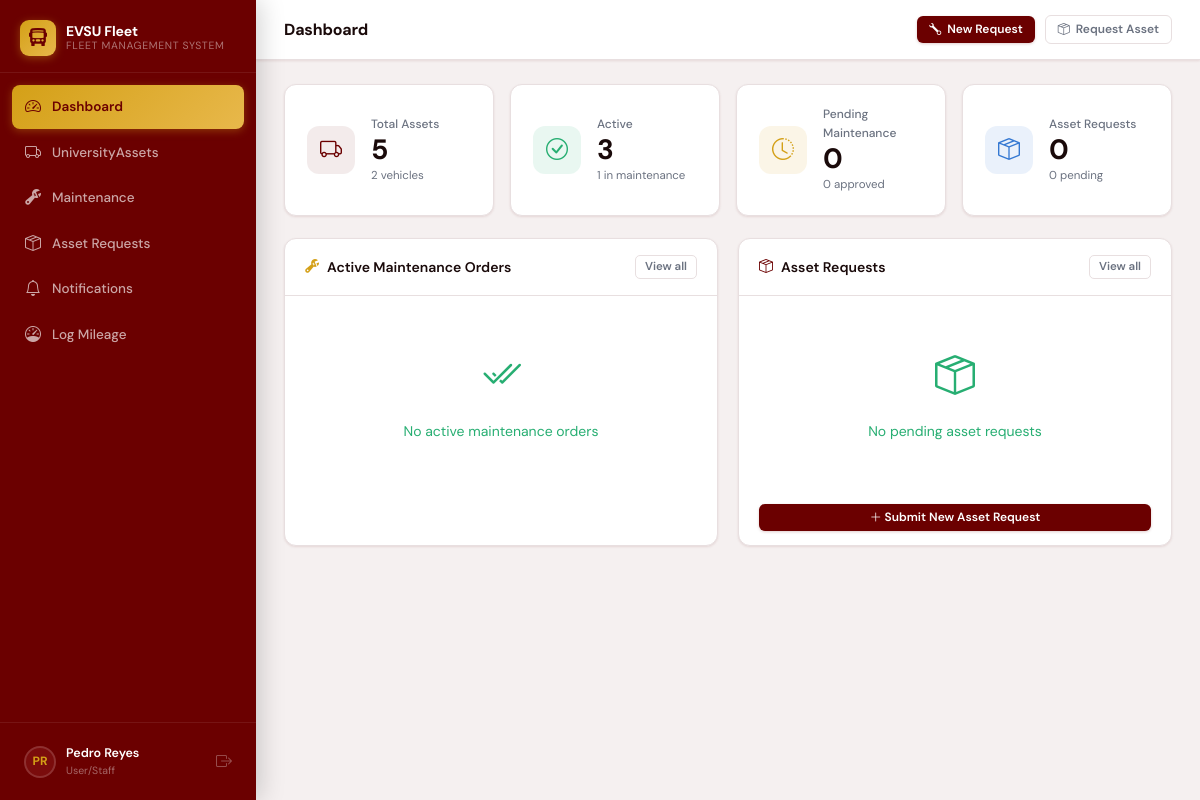
Page /dashboard/ (signed in) on the earlier database version.
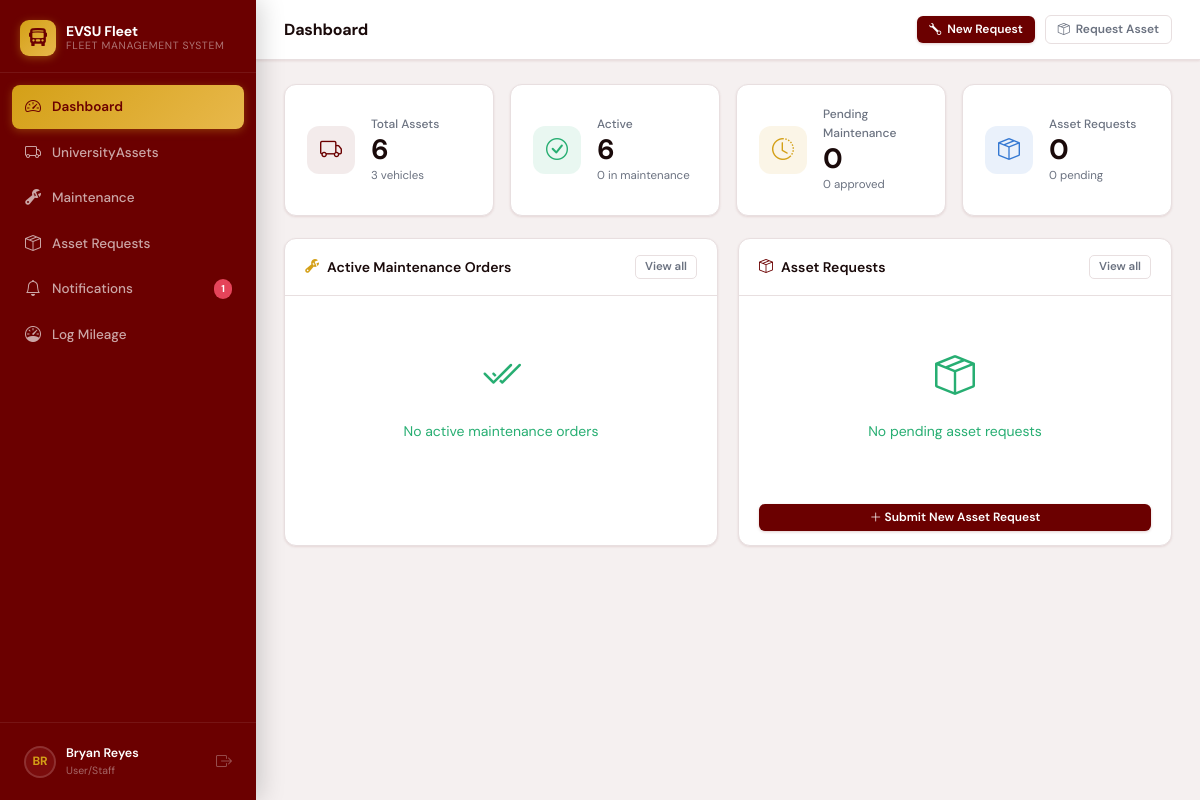
Same page on the later database version.
### accounts/models.py (models this page shows, shortened)
class User(AbstractUser):
    STAFF       = 'staff'
    AUDITOR     = 'auditor'
    MANAGER     = 'manager'
    MAINTENANCE = 'maintenance'
    ROLE_CHOICES = [
        (STAFF,       'User/Staff'),
        (AUDITOR,     'Auditor '),
        (MANAGER,     'Manager'),
        (MAINTENANCE, 'Maintenance Technician'),
    ]
    role = models.CharField(max_length=20, choices=ROLE_CHOICES, default=STAFF)
    profile_picture = models.ImageField(
        upload_to='profile_pictures/',
        null=True, blank=True,
        help_text='Profile photo'
    )
    department = models.CharField(
        max_length=20,
        choices=DEPARTMENT_CHOICES,
        blank=True,
        help_text='Department this user belongs to (required for Staff role)',
    )
    phone = models.CharField(max_length=30, blank=True)
    license_number = models.CharField(max_length=50, blank=True, help_text='Driver license #')
    class Meta:
        verbose_name = 'User'
        ordering = ['last_name', 'first_name']
    @property
    def is_manager(self):
        return self.role == self.MANAGER
    @property
    def is_auditor(self):
        return self.role == self.AUDITOR
    @property
    def is_staff_role(self):
        return self.role == self.STAFF
    @property
    def is_maintenance(self):
        return self.role == self.MAINTENANCE
    @property
    def can_see_financials(self):
        return self.role == self.MANAGER

### assets/views.py (the view, shortened to what this page needs)
# urls.py: path('dashboard/',                    views.dashboard,              name='dashboard'),
@login_required
def dashboard(request):
    today = timezone.now().date()
    user  = request.user
    if user.is_maintenance:
        return redirect('maintenance_portal')
    assets_qs = Asset.objects.all()
    mr_qs     = MaintenanceRequest.objects.select_related('asset', 'submitted_by')
    if user.is_staff_role:
        mr_qs = mr_qs.filter(submitted_by=user)
    active_statuses = [
        MaintenanceStatus.PENDING,
        MaintenanceStatus.APPROVED,
        MaintenanceStatus.IN_PROGRESS,
    ]
    active_requests = (
        mr_qs
        .filter(status__in=active_statuses)
        .annotate(priority_rank=PRIORITY_RANK)
        .order_by('priority_rank', '-created_at')[:5]
    )
    context = {
        'total_assets':   assets_qs.count(),
        'total_vehicles': assets_qs.filter(asset_type=AssetType.VEHICLE).count(),
        'active_assets':  assets_qs.filter(status=AssetStatus.AVAILABLE).count(),
        'in_maintenance': assets_qs.filter(status=AssetStatus.MAINTENANCE).count(),
        'pending_requests':  mr_qs.filter(status=MaintenanceStatus.PENDING).count(),
        'approved_requests': mr_qs.filter(status=MaintenanceStatus.APPROVED).count(),
        'active_requests':   active_requests,
        'today': today,
    }
    if user.is_staff_role:
        my_qs = AssetRequest.objects.filter(requested_by=user)
        my_pending = my_qs.filter(status=AssetRequestStatus.PENDING).order_by('created_at')
        context['total_asset_requests'] = my_pending.count()
        context['pending_asset_requests_count'] = my_pending.count()
        context['approved_asset_requests_count'] = my_qs.filter(status=AssetRequestStatus.APPROVED).count()
        context['rejected_asset_requests_count'] = my_qs.filter(status=AssetRequestStatus.REJECTED).count()
        context['pending_asset_requests_list'] = my_pending[:5]
    context.setdefault('rejected_asset_requests_count', 0)
    context.setdefault('total_asset_requests', 0)
    context.setdefault('pending_asset_requests_count', 0)
    context.setdefault('approved_asset_requests_count', 0)
    return render(request, 'assets/dashboard.html', context)

### assets/context_processors.py (called while the page is built)
def pending_asset_requests(request):
    if request.user.is_authenticated and hasattr(request.user, 'is_manager') and request.user.is_manager:
        return {'pending_nav_count': AssetRequest.objects.filter(status=AssetRequestStatus.PENDING).count()}
    return {'pending_nav_count': 0}

def maintenance_unread_notifications(request):
    if request.user.is_authenticated:
        count = MaintenanceNotification.objects.filter(recipient=request.user, is_read=False).count()
        return {'maintenance_notif_count': count}
    return {'maintenance_notif_count': 0}

def asset_request_unread_notifications(request):
    if request.user.is_authenticated and hasattr(request.user, 'is_staff_role') and request.user.is_staff_role:
        count = AssetRequestNotification.objects.filter(recipient=request.user, is_read=False).count()
        return {'asset_request_notif_count': count}
    return {'asset_request_notif_count': 0}

### templates/assets/dashboard.html (shortened to what the changed rows need)
{% extends "base.html" %}
{% load humanize %}
{% block page_title %}Dashboard{% endblock %}
{% block content %}
<div class="grid-4" style="margin-bottom:22px">
  <div class="stat-card">
    <div>
      <div class="stat-label">Total Assets</div>
      <div class="stat-value">{{ total_assets }}</div>
      <div class="stat-sub">{{ total_vehicles }} vehicles</div>
    </div>
  </div>
  <div class="stat-card">
    <div>
      <div class="stat-label">Active</div>
      <div class="stat-value">{{ active_assets }}</div>
      <div class="stat-sub">{{ in_maintenance }} in maintenance</div>
    </div>
  </div>
</div>
{% endblock %}

### templates/base.html (shortened to what this page needs)
<!DOCTYPE html>
<html lang="en">
<head>
  <link href="https://cdn.jsdelivr.net/npm/bootstrap-icons@1.11.3/font/bootstrap-icons.min.css" rel="stylesheet">
</head>
<body>
{% block body %}
<aside class="sidebar">
  <div class="sidebar-brand">
    <div class="brand-icon"><i class="bi bi-bus-front-fill"></i></div>
    <div class="brand-text">
      <div class="brand-name">EVSU Fleet</div>
      <div class="brand-sub">Fleet Management System</div>
    </div>
  </div>
  <nav class="sidebar-nav">
    {% if user.is_maintenance %}
    <a class="nav-link {% block nav_portal %}{% endblock %}" href="{% url 'maintenance_portal' %}">
      <i class="bi bi-house-gear"></i> My Portal
    </a>
    <a class="nav-link {% block nav_notifs %}{% endblock %}" href="{% url 'maintenance_notifications' %}">
      <i class="bi bi-bell"></i> Notifications
      {% if maintenance_notif_count %}
      <span class="nav-badge">{{ maintenance_notif_count }}</span>
      {% endif %}
    </a>
    <hr class="sidebar-divider">
    <a class="nav-link {% block nav_maintenance_tech %}{% endblock %}" href="{% url 'maintenance_list' %}">
      <i class="bi bi-wrench-adjustable"></i> All Work Orders
    </a>
    <a class="nav-link {% block nav_assets_tech %}{% endblock %}" href="{% url 'asset_list' %}">
      <i class="bi bi-truck"></i> Fleet Assets
    </a>
    {% else %}
    <a class="nav-link {% block nav_dashboard %}{% endblock %}" href="{% url 'dashboard' %}">
      <i class="bi bi-speedometer2"></i> Dashboard
    </a>
    <a class="nav-link {% block nav_assets %}{% endblock %}" href="{% url 'asset_list' %}">
      <i class="bi bi-truck"></i> UniversityAssets
    </a>
    <a class="nav-link {% block nav_maintenance %}{% endblock %}" href="{% url 'maintenance_list' %}">
      <i class="bi bi-wrench-adjustable"></i> Maintenance
    </a>
    <a class="nav-link {% block nav_asset_requests %}{% endblock %}" href="{% url 'asset_request_list' %}">
      <i class="bi bi-box-seam"></i> Asset Requests
    </a>
    <a class="nav-link {% block nav_notifs_std %}{% endblock %}" href="{% url 'maintenance_notifications' %}">
      <i class="bi bi-bell"></i> Notifications
      {% if maintenance_notif_count %}
      <span class="nav-badge">{{ maintenance_notif_count }}</span>
      {% endif %}
    </a>
    {% if not user.is_auditor and not user.is_manager %}
    <a class="nav-link {% block nav_mileage %}{% endblock %}" href="{% url 'mileage_log' %}">
      <i class="bi bi-speedometer"></i> Log Mileage
    </a>
    {% endif %}
    {% endif %}
  </nav>
  <div class="sidebar-footer">
    <div class="sidebar-user">
      <a href="{% url 'profile' %}" title="Edit profile" style="display:flex;align-items:center;gap:10px;flex:1;min-width:0;text-decoration:none;">
        <div class="user-avatar">{{ user.first_name|first|upper }}{{ user.last_name|first|upper }}</div>
        <div class="user-info">
          <div class="user-name">{{ user.get_full_name|default:user.username }}</div>
          <div class="user-role">{{ user.get_role_display }}</div>
        </div>
      </a>
      <a href="{% url 'logout' %}" title="Logout" style="color:rgba(255,255,255,.3);font-size:16px;margin-left:4px;flex-shrink:0;"
         onclick="return confirmLogout(event)">
        <i class="bi bi-box-arrow-right"></i>
      </a>
    </div>
  </div>
</aside>
<div class="main-wrap">
  <header class="topbar">
    <div class="topbar-left">
      <h1 class="page-title">{% block page_title %}{% endblock %}</h1>
    </div>
    <div class="topbar-right">
      {% block topbar_actions %}{% endblock %}
    </div>
  </header>
  <main class="content-area">
    {% block content %}{% endblock %}
  </main>
</div>
{% endblock %}
</body>
</html>

Differences in the rows shown:
changed User "User/Staff": first_name|first "P" → "B"; get_full_name "Pedro Reyes" → "Bryan Reyes"
Other differences:
{{ maintenance_notif_count }}: (not shown) → "1"
{{ total_assets }}: "5" → "6"
{{ total_vehicles }}: "2" → "3"
{{ active_assets }}: "3" → "6"
{{ in_maintenance }}: "1" → "0"
